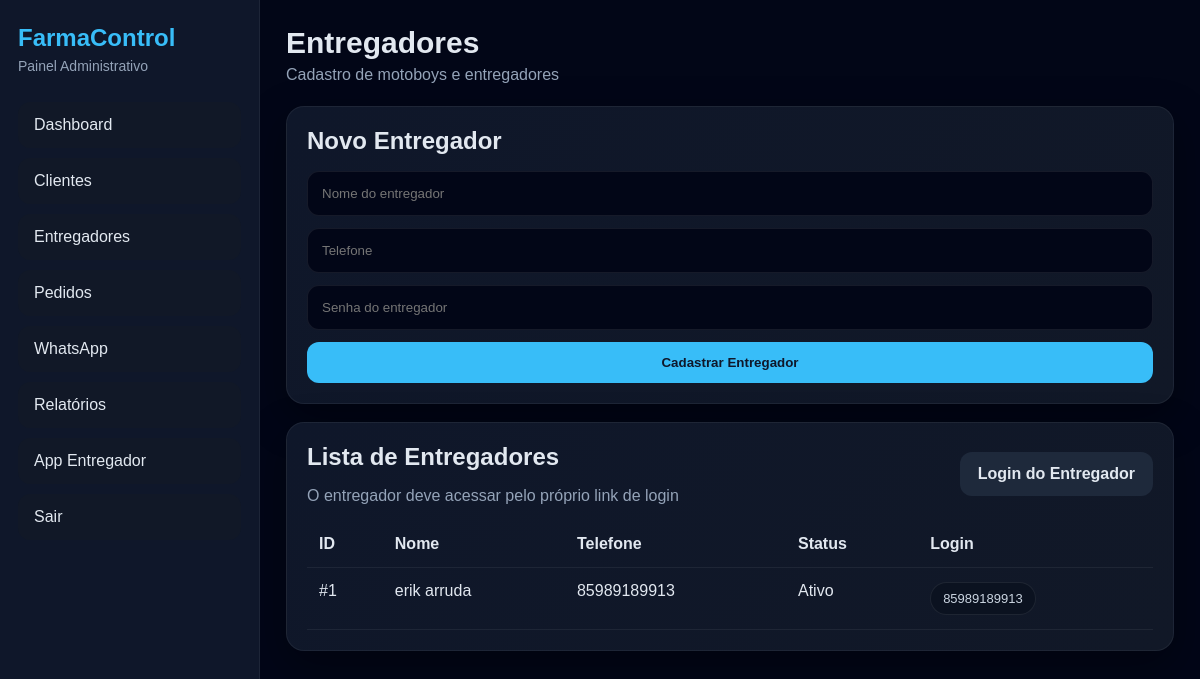
/entregadores (signed in), run on the app's committed database.
### models.py (models this page shows, shortened)
class Entregador(db.Model):
    __tablename__ = "entregadores"
    id = db.Column(db.Integer, primary_key=True)
    nome = db.Column(db.String(150), nullable=False)
    telefone = db.Column(db.String(30), unique=True, nullable=False)
    senha_hash = db.Column(db.String(255), nullable=False)
    ativo = db.Column(db.Boolean, default=True)
    criado_em = db.Column(db.DateTime, default=agora_brasil)
    pedidos = db.relationship("Pedido", backref="entregador", lazy=True)
    localizacoes = db.relationship("Localizacao", backref="entregador", lazy=True)

### app.py (the view, shortened to what this page needs)
    @app.route("/entregadores", methods=["GET", "POST"])
    @login_required
    def entregadores():
        lista = Entregador.query.order_by(Entregador.id.desc()).all()
        return render_template("entregadores.html", entregadores=lista)

### models.py (called while the page is built)
@login_manager.user_loader
def load_user(user_id):
    return User.query.get(int(user_id))

### templates/entregadores.html (shortened to what this page needs)
{% extends "base.html" %}
{% block content %}
<div class="page-head">
  <div>
    <h1>Entregadores</h1>
    <p class="muted">Cadastro de motoboys e entregadores</p>
  </div>
</div>
<div class="panel">
  <h2>Novo Entregador</h2>
  <form method="post" class="form-grid">
    <input type="text" name="nome" placeholder="Nome do entregador" required>
    <input type="text" name="telefone" placeholder="Telefone" required>
    <input type="password" name="senha" placeholder="Senha do entregador" required>
    <button type="submit" class="btn btn-primary">Cadastrar Entregador</button>
  </form>
</div>
<div class="panel">
  <div class="panel-head-flex">
    <div>
      <h2>Lista de Entregadores</h2>
      <p class="muted">O entregador deve acessar pelo próprio link de login</p>
    </div>
    <div>
      <a class="btn btn-secondary" href="{{ url_for('entregador_login') }}" target="_blank">
        Login do Entregador
      </a>
    </div>
  </div>
  <div class="table-wrap">
    <table>
      <thead>
        <tr>
          <th>ID</th>
          <th>Nome</th>
          <th>Telefone</th>
          <th>Status</th>
          <th>Login</th>
        </tr>
      </thead>
      <tbody>
        {% for entregador in entregadores %}
        <tr>
          <td>#{{ entregador.id }}</td>
          <td>{{ entregador.nome }}</td>
          <td>{{ entregador.telefone }}</td>
          <td>{{ "Ativo" if entregador.ativo else "Inativo" }}</td>
          <td>
            <span class="tag">{{ entregador.telefone }}</span>
          </td>
        </tr>
        {% else %}
        <tr>
          <td colspan="5">Nenhum entregador cadastrado.</td>
        </tr>
        {% endfor %}
      </tbody>
    </table>
  </div>
</div>
{% endblock %}

### static/style.css (style rules this page uses)
* { margin: 0; padding: 0; box-sizing: border-box; }
body { background: #020617; color: #e2e8f0; font-family: Arial, sans-serif; }
a { text-decoration: none; }
.page-head { margin-bottom: 22px; }
.page-head h1 { font-size: 30px; margin-bottom: 6px; }
.muted { color: #94a3b8; }
.card, .panel, .mobile-card { background: linear-gradient(135deg, #0f172a, #111827); border: 1px solid rgba(255,255,255,0.06); border-radius: 18px; box-shadow: 0 15px 40px rgba(0,0,0,0.35); }
.panel { padding: 20px; margin-bottom: 18px; }
.panel h2 { margin-bottom: 16px; }
.panel-head-flex { display: flex; align-items: center; justify-content: space-between; gap: 12px; margin-bottom: 16px; }
.form-grid { display: grid; gap: 12px; }
input, select, textarea { width: 100%; background: #020617; color: #e2e8f0; border: 1px solid rgba(255,255,255,0.08); border-radius: 12px; padding: 14px; outline: none; }
.btn { border: none; padding: 13px 18px; border-radius: 12px; cursor: pointer; font-weight: bold; display: inline-block; text-align: center; }
.btn-primary { background: #38bdf8; color: #0f172a; }
.btn-secondary { background: #1e293b; color: #e2e8f0; }
.table-wrap { overflow-x: auto; }
table { width: 100%; border-collapse: collapse; }
table th, table td { text-align: left; padding: 14px 12px; border-bottom: 1px solid rgba(255,255,255,0.06); vertical-align: top; }
.tag { display: inline-block; padding: 8px 12px; border-radius: 999px; background: #0b1220; border: 1px solid rgba(255,255,255,0.08); color: #cbd5e1; font-size: 13px; }

### data on the page
Entregador: id "1", nome "erik arruda", telefone "85989189913", ativo "Ativo"
